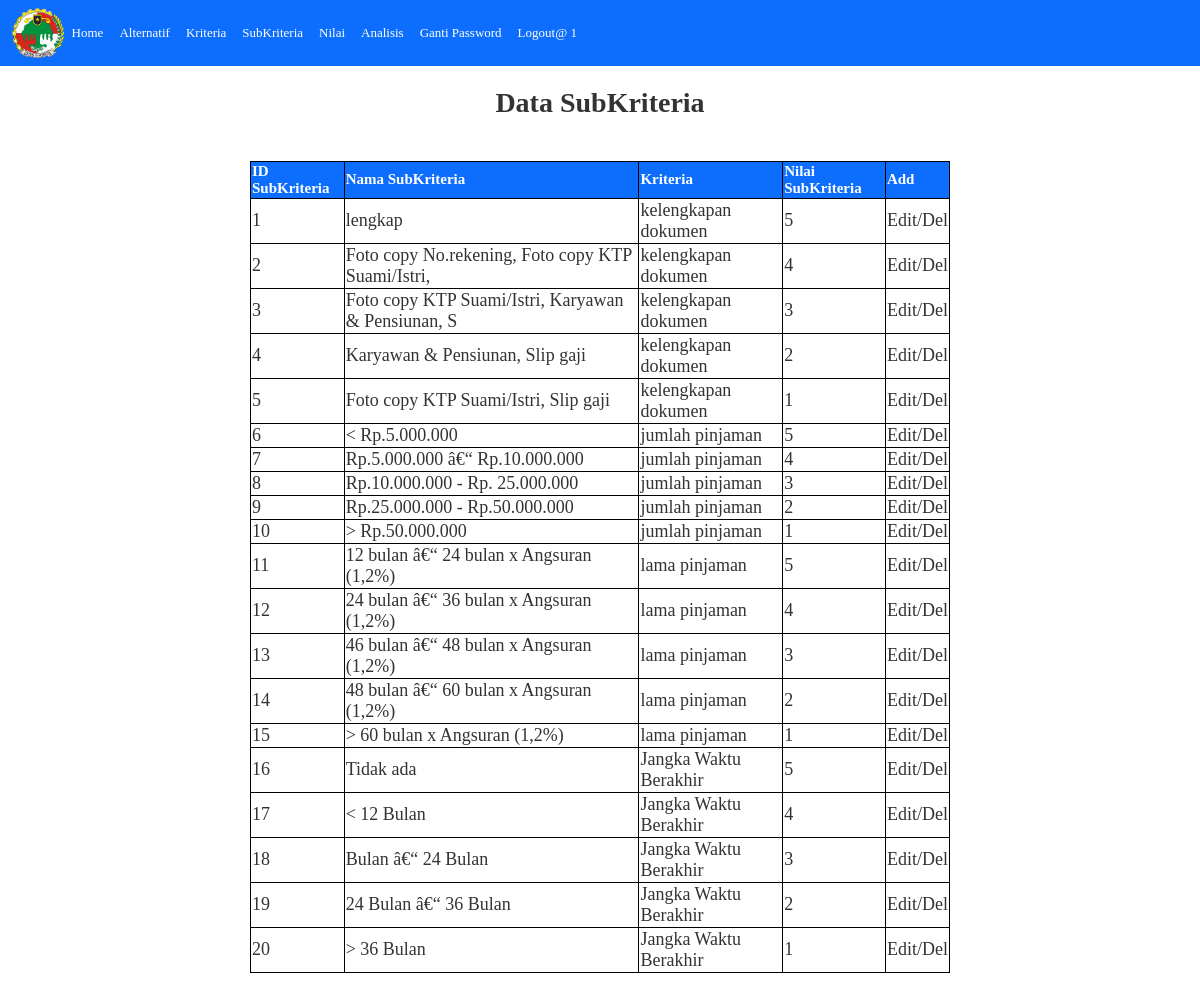
The app's page /pilihan-kriteria.php (signed in) with its own data.
### tables this page shows
CREATE TABLE `pilihan_kriteria` (
  `id_SubKriteria` int(11) NOT NULL,
  `id_kriteria` int(11) DEFAULT NULL,
  `nama_SubKriteria` varchar(50) DEFAULT NULL,
  `nilai_SubKriteria` double DEFAULT NULL
);

CREATE TABLE `kriteria` (
  `id_kriteria` int(11) NOT NULL,
  `nama_kriteria` varchar(100) DEFAULT NULL,
  `bobot_kriteria` double DEFAULT NULL
);

### pilihan-kriteria.php (the view, shortened to what this page needs)
<?php
include("koneksi.php");
?>
<head>
  <link href="https://cdn.jsdelivr.net/npm/bootstrap@5.0.2/dist/css/bootstrap.min.css" rel="stylesheet">
  <link rel="stylesheet" href="style.css">
</head>
<!doctype html>
<html lang="en">
<body>
  <nav class="navbar navbar-expand-lg navbar-dark bg-primary x-4">
    <div class="container-fluid">
      <img src="2.png" widht="55" height="50">
      <div class="collapse navbar-collapse" id="navbarNav">
        <ul class="navbar-nav">
          <li class="nav-item">
            <a class="nav-link active" aria-current="page" href="admin.php">Home</a>
          </li>
          <li class="nav-item">
            <a class="nav-link active" aria-current="page" href="alternatif.php">Alternatif</a>
          </li>
          <li class="nav-item">
            <a class="nav-link active" aria-current="page" href="kriteria.php">Kriteria</a>
          </li>
          <li class="nav-item">
            <a class="nav-link active" aria-current="page" href="pilihan-kriteria.php">SubKriteria</a>
          </li>
          <li class="nav-item">
            <a class="nav-link active" aria-current="page" href="nilai.php">Nilai</a>
          </li>
          <li class="nav-item">
            <a class="nav-link active" aria-current="page" href="konsultasi-maut-php-mysql.php">Analisis</a>
          </li>
          <li class="nav-item">
            <a class="nav-link active" aria-current="page" href="ganti-password.php">Ganti Password</a>
          </li>
          <li class="nav-item">
            <a class="nav-link active" aria-current="page" href="logout.php">Logout@ <?php echo $_SESSION['userlogin']; ?></a>
          </li>
        </ul>
      </div>
    </div>
  </nav>
  <br>
  <h3 style="text-align: center;"><b>Data SubKriteria</b>
    <h3 />
    <br>
    <table class="table-bordered" align="center" style="border-color:black" width="700">
      <thead>
        <tr>
          <th bgcolor=#0D6EFD><a style="color: white; font-size:15px">ID SubKriteria</th>
          <th bgcolor=#0D6EFD><a style="color: white; font-size:15px">Nama SubKriteria</th>
          <th bgcolor=#0D6EFD><a style="color: white; font-size:15px">Kriteria</th>
          <th bgcolor=#0D6EFD><a style="color: white; font-size:15px">Nilai SubKriteria</th>
          <th bgcolor=#0D6EFD><a href=" add-pilihan-kriteria.php" style="color: white; font-size:15px">Add</th>
        </tr>
      </thead>
      <tbody>
        <?php
        $querypilihankriteria = mysqli_query($db, "SELECT * FROM pilihan_kriteria ORDER BY id_kriteria, id_SubKriteria");
        while ($datapilihankriteria = mysqli_fetch_array($querypilihankriteria)) {
          $querykriteria = mysqli_query($db, "SELECT * FROM kriteria WHERE id_kriteria = '$datapilihankriteria[id_kriteria]'");
          $datakriteria = mysqli_fetch_array($querykriteria);
        ?>
          <tr>
            <td style="font-size:18px"><?php echo $datapilihankriteria['id_SubKriteria']; ?> </td>
            <td style="font-size:18px"><?php echo $datapilihankriteria['nama_SubKriteria']; ?></td>
            <td style="font-size:18px"><?php echo $datakriteria['nama_kriteria']; ?></td>
            <td style="font-size:18px"><?php echo $datapilihankriteria['nilai_SubKriteria']; ?></td>
            <td style="font-size:18px">
              <a href="edit-pilihan-kriteria.php?id_SubKriteria=<?php echo $datapilihankriteria['id_SubKriteria']; ?>">Edit</a>/<a href="del-pilihan-kriteria.php?id_SubKriteria=<?php echo $datapilihankriteria['id_SubKriteria']; ?>">Del</a>
            </td>
          </tr>
        <?php
        }
        ?>
      </tbody>
    </table>
</html>

### style.css (style rules this page uses)
body, td, th { font-family: Georgia, Times New Roman, Times, serif; font-size: 13px; color: #333333; }
a:link { text-decoration: none; color: #333333; }

### records on screen
pilihan_kriteria: id_SubKriteria "1", nama_SubKriteria "lengkap", id_kriteria.nama_kriteria "kelengkapan dokumen", nilai_SubKriteria "5"
pilihan_kriteria: id_SubKriteria "2", nama_SubKriteria "Foto copy No.rekening, Foto copy KTP Suami/Istri,", id_kriteria.nama_kriteria "kelengkapan dokumen", nilai_SubKriteria "4"
pilihan_kriteria: id_SubKriteria "3", nama_SubKriteria "Foto copy KTP Suami/Istri, Karyawan & Pensiunan, S", id_kriteria.nama_kriteria "kelengkapan dokumen", nilai_SubKriteria "3"
pilihan_kriteria: id_SubKriteria "4", nama_SubKriteria "Karyawan & Pensiunan, Slip gaji", id_kriteria.nama_kriteria "kelengkapan dokumen", nilai_SubKriteria "2"
pilihan_kriteria: id_SubKriteria "5", nama_SubKriteria "Foto copy KTP Suami/Istri, Slip gaji", id_kriteria.nama_kriteria "kelengkapan dokumen", nilai_SubKriteria "1"
pilihan_kriteria: id_SubKriteria "6", nama_SubKriteria "< Rp.5.000.000", id_kriteria.nama_kriteria "jumlah pinjaman", nilai_SubKriteria "5"
pilihan_kriteria: id_SubKriteria "7", nama_SubKriteria "Rp.5.000.000 â€“ Rp.10.000.000", id_kriteria.nama_kriteria "jumlah pinjaman", nilai_SubKriteria "4"
pilihan_kriteria: id_SubKriteria "8", nama_SubKriteria "Rp.10.000.000 - Rp. 25.000.000", id_kriteria.nama_kriteria "jumlah pinjaman", nilai_SubKriteria "3"
pilihan_kriteria: id_SubKriteria "9", nama_SubKriteria "Rp.25.000.000 - Rp.50.000.000", id_kriteria.nama_kriteria "jumlah pinjaman", nilai_SubKriteria "2"
pilihan_kriteria: id_SubKriteria "10", nama_SubKriteria "> Rp.50.000.000", id_kriteria.nama_kriteria "jumlah pinjaman", nilai_SubKriteria "1"
pilihan_kriteria: id_SubKriteria "11", nama_SubKriteria "12 bulan â€“ 24 bulan x Angsuran (1,2%)", id_kriteria.nama_kriteria "lama pinjaman", nilai_SubKriteria "5"
pilihan_kriteria: id_SubKriteria "12", nama_SubKriteria "24 bulan â€“ 36 bulan x Angsuran (1,2%)", id_kriteria.nama_kriteria "lama pinjaman", nilai_SubKriteria "4"
pilihan_kriteria: id_SubKriteria "13", nama_SubKriteria "46 bulan â€“ 48 bulan x Angsuran (1,2%)", id_kriteria.nama_kriteria "lama pinjaman", nilai_SubKriteria "3"
pilihan_kriteria: id_SubKriteria "14", nama_SubKriteria "48 bulan â€“ 60 bulan x Angsuran (1,2%)", id_kriteria.nama_kriteria "lama pinjaman", nilai_SubKriteria "2"
pilihan_kriteria: id_SubKriteria "15", nama_SubKriteria "> 60 bulan x Angsuran (1,2%)", id_kriteria.nama_kriteria "lama pinjaman", nilai_SubKriteria "1"
pilihan_kriteria: id_SubKriteria "16", nama_SubKriteria "Tidak ada", id_kriteria.nama_kriteria "Jangka Waktu Berakhir", nilai_SubKriteria "5"
pilihan_kriteria: id_SubKriteria "17", nama_SubKriteria "< 12 Bulan", id_kriteria.nama_kriteria "Jangka Waktu Berakhir", nilai_SubKriteria "4"
pilihan_kriteria: id_SubKriteria "18", nama_SubKriteria "Bulan â€“ 24 Bulan", id_kriteria.nama_kriteria "Jangka Waktu Berakhir", nilai_SubKriteria "3"
pilihan_kriteria: id_SubKriteria "19", nama_SubKriteria "24 Bulan â€“ 36 Bulan", id_kriteria.nama_kriteria "Jangka Waktu Berakhir", nilai_SubKriteria "2"
pilihan_kriteria: id_SubKriteria "20", nama_SubKriteria "> 36 Bulan", id_kriteria.nama_kriteria "Jangka Waktu Berakhir", nilai_SubKriteria "1"

### other values on screen
$_SESSION['userlogin'] "1"
